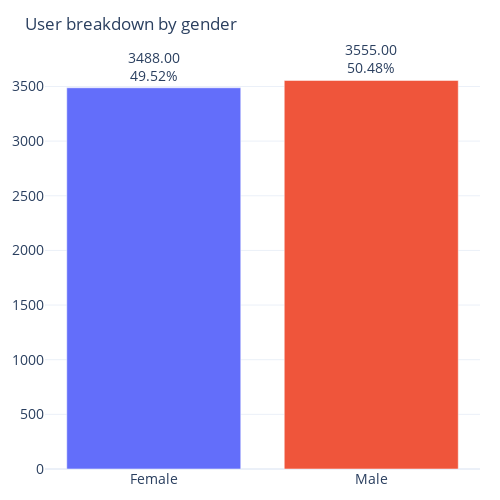

The notebook cell this image was saved under:
### Markdown cell above
### Client portrait

### Code cell
out = df.groupby('gender', as_index=False).size().replace({0 : 'Female', 1 : 'Male'})
ak.plot.fmt_bar(out, title='User breakdown by gender')

### Figure 1 — Plotly figure (JSON) as saved in the notebook; plotly's stock layout.template omitted (floating-point values rounded to 4 significant figures)
{"data": [{"alignmentgroup": "True", "cliponaxis": false, "hovertemplate": "gender=%{x}<br>size=%{y}<br>text=%{text}<extra></extra>", "legendgroup": "Female", "marker": {"color": "#636efa", "pattern": {"shape": ""}}, "name": "Female", "offsetgroup": "Female", "orientation": "v", "showlegend": true, "text": ["3488.00<br>49.52%"], "textangle": 0, "textfont": {"size": 14}, "textposition": "outside", "type": "bar", "x": ["Female"], "xaxis": "x", "y": [3488], "yaxis": "y"}, {"alignmentgroup": "True", "cliponaxis": false, "hovertemplate": "gender=%{x}<br>size=%{y}<br>text=%{text}<extra></extra>", "legendgroup": "Male", "marker": {"color": "#EF553B", "pattern": {"shape": ""}}, "name": "Male", "offsetgroup": "Male", "orientation": "v", "showlegend": true, "text": ["3555.00<br>50.48%"], "textangle": 0, "textfont": {"size": 14}, "textposition": "outside", "type": "bar", "x": ["Male"], "xaxis": "x", "y": [3555], "yaxis": "y"}], "layout": {"barmode": "relative", "height": 500, "legend": {"title": {"text": "gender"}, "tracegroupgap": 0}, "margin": {"b": 20, "l": 20, "pad": 0, "r": 20, "t": 60}, "showlegend": false, "title": {"text": "User breakdown by gender"}, "width": 500, "xaxis": {"anchor": "y", "categoryarray": ["Female", "Male"], "categoryorder": "array", "domain": [0, 1], "tickfont": {"size": 14}, "title": {}}, "yaxis": {"anchor": "x", "domain": [0, 1], "tickfont": {"size": 14}, "title": {}}}}
